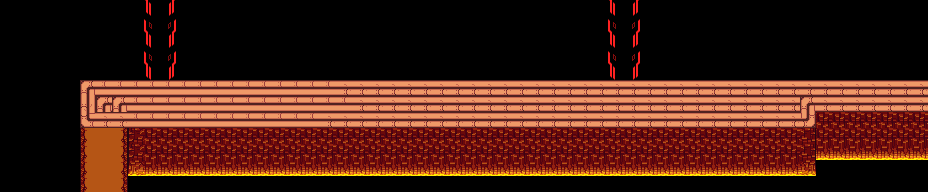

The image is a tile-based game level rendered from a .tmx file. Its description and complete source (layers, tilesets, objects, tile grids) follow:
An orthogonal 58x12 tile map with 16x16 px tiles, 3 tile layers (BGLower, BGUpper, BGUpper2), 2 tilesets and 4 objects.

<map version="1.10" tiledversion="1.10.1" orientation="orthogonal" renderorder="right-down" width="58" height="12" tilewidth="16" tileheight="16" infinite="0" nextlayerid="12" nextobjectid="551">
 <tileset firstgid="1" source="Hotland.tsx" />
 <tileset firstgid="301" source="../waterfall/waterfall.tsx" />
 <layer id="7" name="BGLower" width="58" height="12">
  <data encoding="csv">
0,0,0,0,0,0,0,0,0,293,294,0,0,0,0,0,0,0,0,0,0,0,0,0,0,0,0,0,0,0,0,0,0,0,0,0,0,0,293,294,0,0,0,0,0,0,0,0,0,0,0,0,0,0,0,0,0,0,
0,0,0,0,0,0,0,0,0,273,274,0,0,0,0,0,0,0,0,0,0,0,0,0,0,0,0,0,0,0,0,0,0,0,0,0,0,0,273,274,0,0,0,0,0,0,0,0,0,0,0,0,0,0,0,0,0,0,
0,0,0,0,0,0,0,0,0,293,294,0,0,0,0,0,0,0,0,0,0,0,0,0,0,0,0,0,0,0,0,0,0,0,0,0,0,0,293,294,0,0,0,0,0,0,0,0,0,0,0,0,0,0,0,0,0,0,
0,0,0,0,0,0,0,0,0,273,274,0,0,0,0,0,0,0,0,0,0,0,0,0,0,0,0,0,0,0,0,0,0,0,0,0,0,0,273,274,0,0,0,0,0,0,0,0,0,0,0,0,0,0,0,0,0,0,
0,0,0,0,0,0,0,0,0,293,294,0,0,0,0,0,0,0,0,0,0,0,0,0,0,0,0,0,0,0,0,0,0,0,0,0,0,0,293,294,0,0,0,0,0,0,0,0,0,0,0,0,0,0,0,0,0,0,
0,0,0,0,0,7,29,29,29,29,29,29,29,29,29,29,29,29,29,29,29,8,8,8,8,8,8,8,8,8,8,8,8,8,8,8,8,8,8,8,8,8,8,8,8,8,8,8,8,8,8,8,8,8,8,8,8,8,
0,0,0,0,0,27,7,7,29,29,29,29,29,29,29,29,29,29,29,29,29,29,8,8,8,8,8,8,8,8,8,8,8,8,8,8,8,8,8,8,8,8,8,8,8,8,8,8,8,8,7,8,8,8,8,8,8,8,
0,0,0,0,0,67,8,8,29,29,29,29,29,29,29,29,29,29,29,29,8,8,8,8,8,8,8,8,8,8,8,8,8,8,8,8,8,8,8,8,8,8,8,8,8,8,8,8,8,8,70,142,142,142,142,142,142,142,
0,0,0,0,0,101,102,103,141,142,142,142,142,142,142,142,142,142,142,142,142,142,142,142,142,142,142,142,142,142,142,142,142,142,142,142,142,142,142,142,142,142,142,142,142,142,142,142,142,142,143,142,142,142,142,142,142,142,
0,0,0,0,0,101,102,103,141,142,142,142,142,142,142,142,142,142,142,142,142,142,142,142,142,142,142,142,142,142,142,142,142,142,142,142,142,142,142,142,142,142,142,142,142,142,142,142,142,142,143,162,162,162,162,162,162,162,
0,0,0,0,0,101,102,103,161,162,162,162,162,162,162,162,162,162,162,162,162,162,162,162,162,162,162,162,162,162,162,162,162,162,162,162,162,162,162,162,162,162,162,162,162,162,162,162,162,162,163,0,0,0,0,0,0,0,
0,0,0,0,0,101,102,103,0,0,0,0,0,0,0,0,0,0,0,0,0,0,0,0,0,0,0,0,0,0,0,0,0,0,0,0,0,0,0,0,0,0,0,0,0,0,0,0,0,0,0,0,0,0,0,0,0,0
</data>
 </layer>
 <layer id="8" name="BGUpper" width="58" height="12">
  <data encoding="csv">
0,0,0,0,0,0,0,0,0,0,0,0,0,0,0,0,0,0,0,0,0,0,0,0,0,0,0,0,0,0,0,0,0,0,0,0,0,0,0,0,0,0,0,0,0,0,0,0,0,0,0,0,0,0,0,0,0,0,
0,0,0,0,0,0,0,0,0,0,0,0,0,0,0,0,0,0,0,0,0,0,0,0,0,0,0,0,0,0,0,0,0,0,0,0,0,0,0,0,0,0,0,0,0,0,0,0,0,0,0,0,0,0,0,0,0,0,
0,0,0,0,0,0,0,0,0,0,0,0,0,0,0,0,0,0,0,0,0,0,0,0,0,0,0,0,0,0,0,0,0,0,0,0,0,0,0,0,0,0,0,0,0,0,0,0,0,0,0,0,0,0,0,0,0,0,
0,0,0,0,0,0,0,0,0,0,0,0,0,0,0,0,0,0,0,0,0,0,0,0,0,0,0,0,0,0,0,0,0,0,0,0,0,0,0,0,0,0,0,0,0,0,0,0,0,0,0,0,0,0,0,0,0,0,
0,0,0,0,0,0,0,0,0,0,0,0,0,0,0,0,0,0,0,0,0,0,0,0,0,0,0,0,0,0,0,0,0,0,0,0,0,0,0,0,0,0,0,0,0,0,0,0,0,0,0,0,0,0,0,0,0,0,
0,0,0,0,0,0,0,0,0,0,0,0,0,0,0,0,0,0,0,0,0,0,0,0,0,0,0,0,0,0,0,0,0,0,0,0,0,0,0,0,0,0,0,0,0,0,0,0,0,0,0,0,0,0,0,0,0,0,
0,0,0,0,0,0,0,0,0,0,0,0,0,0,0,0,0,0,0,0,0,0,0,0,0,0,0,0,0,0,0,0,0,0,0,0,0,0,0,0,0,0,0,0,0,0,0,0,0,0,0,0,0,0,0,0,0,0,
0,0,0,0,0,0,0,0,0,0,0,0,0,0,0,0,0,0,0,0,0,0,0,0,0,0,0,0,0,0,0,0,0,0,0,0,0,0,0,0,0,0,0,0,0,0,0,0,0,0,0,0,0,0,0,0,0,0,
0,0,0,0,0,0,0,0,0,0,0,0,0,0,0,0,0,0,0,0,0,0,0,0,0,0,0,0,0,0,0,0,0,0,0,0,0,0,0,0,0,0,0,0,0,0,0,0,0,0,0,0,0,0,0,0,0,0,
0,0,0,0,0,0,0,0,0,0,0,0,0,0,0,0,0,0,0,0,0,0,0,0,0,0,0,0,0,0,0,0,0,0,0,0,0,0,0,0,0,0,0,0,0,0,0,0,0,0,0,0,0,0,0,0,0,0,
0,0,0,0,0,0,0,0,0,0,0,0,0,0,0,0,0,0,0,0,0,0,0,0,0,0,0,0,0,0,0,0,0,0,0,0,0,0,0,0,0,0,0,0,0,0,0,0,0,0,0,0,0,0,0,0,0,0,
0,0,0,0,0,0,0,0,0,0,0,0,0,0,0,0,0,0,0,0,0,0,0,0,0,0,0,0,0,0,0,0,0,0,0,0,0,0,0,0,0,0,0,0,0,0,0,0,0,0,0,0,0,0,0,0,0,0
</data>
 </layer>
 <layer id="9" name="BGUpper2" width="58" height="12">
  <data encoding="csv">
0,0,0,0,0,0,0,0,0,0,0,0,0,0,0,0,0,0,0,0,0,0,0,0,0,0,0,0,0,0,0,0,0,0,0,0,0,0,0,0,0,0,0,0,0,0,0,0,0,0,0,0,0,0,0,0,0,0,
0,0,0,0,0,0,0,0,0,0,0,0,0,0,0,0,0,0,0,0,0,0,0,0,0,0,0,0,0,0,0,0,0,0,0,0,0,0,0,0,0,0,0,0,0,0,0,0,0,0,0,0,0,0,0,0,0,0,
0,0,0,0,0,0,0,0,0,0,0,0,0,0,0,0,0,0,0,0,0,0,0,0,0,0,0,0,0,0,0,0,0,0,0,0,0,0,0,0,0,0,0,0,0,0,0,0,0,0,0,0,0,0,0,0,0,0,
0,0,0,0,0,0,0,0,0,0,0,0,0,0,0,0,0,0,0,0,0,0,0,0,0,0,0,0,0,0,0,0,0,0,0,0,0,0,0,0,0,0,0,0,0,0,0,0,0,0,0,0,0,0,0,0,0,0,
0,0,0,0,0,0,0,0,0,0,0,0,0,0,0,0,0,0,0,0,0,0,0,0,0,0,0,0,0,0,0,0,0,0,0,0,0,0,0,0,0,0,0,0,0,0,0,0,0,0,0,0,0,0,0,0,0,0,
0,0,0,0,0,0,0,0,0,0,0,0,0,0,0,0,0,0,0,0,0,0,0,0,0,0,0,0,0,0,0,0,0,0,0,0,0,0,0,0,0,0,0,0,0,0,0,0,0,0,0,0,0,0,0,0,0,0,
0,0,0,0,0,0,0,0,0,0,0,0,0,0,0,0,0,0,0,0,0,0,0,0,0,0,0,0,0,0,0,0,0,0,0,0,0,0,0,0,0,0,0,0,0,0,0,0,0,0,0,0,0,0,0,0,0,0,
0,0,0,0,0,0,0,0,0,0,0,0,0,0,0,0,0,0,0,0,0,0,0,0,0,0,0,0,0,0,0,0,0,0,0,0,0,0,0,0,0,0,0,0,0,0,0,0,0,0,0,0,0,0,0,0,0,0,
0,0,0,0,0,0,0,0,0,0,0,0,0,0,0,0,0,0,0,0,0,0,0,0,0,0,0,0,0,0,0,0,0,0,0,0,0,0,0,0,0,0,0,0,0,0,0,0,0,0,0,0,0,0,0,0,0,0,
0,0,0,0,0,0,0,0,0,0,0,0,0,0,0,0,0,0,0,0,0,0,0,0,0,0,0,0,0,0,0,0,0,0,0,0,0,0,0,0,0,0,0,0,0,0,0,0,0,0,0,0,0,0,0,0,0,0,
0,0,0,0,0,0,0,0,0,0,0,0,0,0,0,0,0,0,0,0,0,0,0,0,0,0,0,0,0,0,0,0,0,0,0,0,0,0,0,0,0,0,0,0,0,0,0,0,0,0,0,0,0,0,0,0,0,0,
0,0,0,0,0,0,0,0,0,0,0,0,0,0,0,0,0,0,0,0,0,0,0,0,0,0,0,0,0,0,0,0,0,0,0,0,0,0,0,0,0,0,0,0,0,0,0,0,0,0,0,0,0,0,0,0,0,0
</data>
 </layer>
 <objectgroup id="10" name="Wall">
  <object id="546" x="64" y="64" width="16" height="128" />
  <object id="548" x="128" y="128" width="688" height="64" />
  <object id="549" x="816" y="112" width="112" height="32" />
  <object id="550" x="80" y="64" width="848" height="16" />
 </objectgroup>
 <objectgroup id="3" name="Entity" opacity="0.71" />
 <objectgroup draworder="index" id="4" name="Warp" />
 <objectgroup id="11" name="Path" />
</map>
